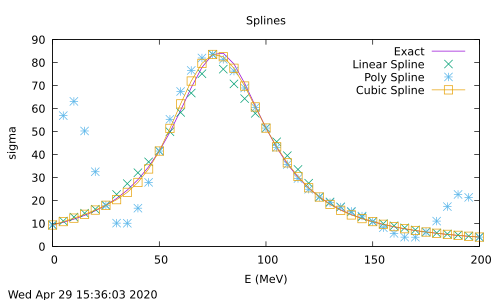

Source code (gnuplot):
# plot file for diffeq_oscillations

#Undamped
set term x11 1 title "Cubic Spline"
set timestamp
set title 'Splines'
set xlabel 'E (MeV)'
set ylabel 'sigma'
plot \
"splines.dat" using ($1):($2) title 'Exact' with lines, \
"splines.dat" using ($1):($3) title 'Linear Spline', \
"splines.dat" using ($1):($4) title 'Poly Spline', \
"splines.dat" using ($1):($5) title 'Cubic Spline' with linespoints


set out "splines.ps"
set term postscript color enhanced
replot

set out "splines.pdf"
set term pdf
replot
